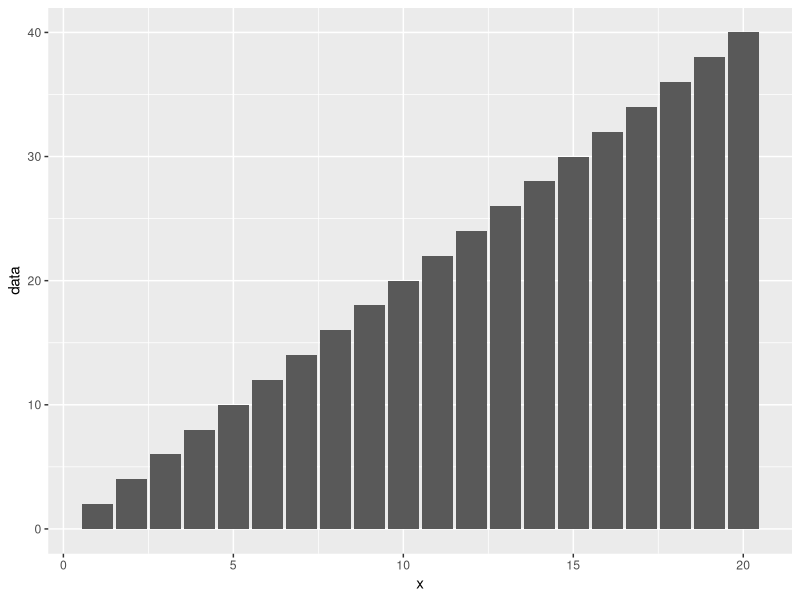

Generate this figure with R:
## ---- chunk 1
library(tidyverse)
## ---- chunk 2
data = 1:20 * 2
data
## ---- chunk 3
df = tibble(x=1:20, data=data)
df
## ---- chunk 4
ggplot(df, aes(x=x, y=data)) + geom_bar(stat='identity')
